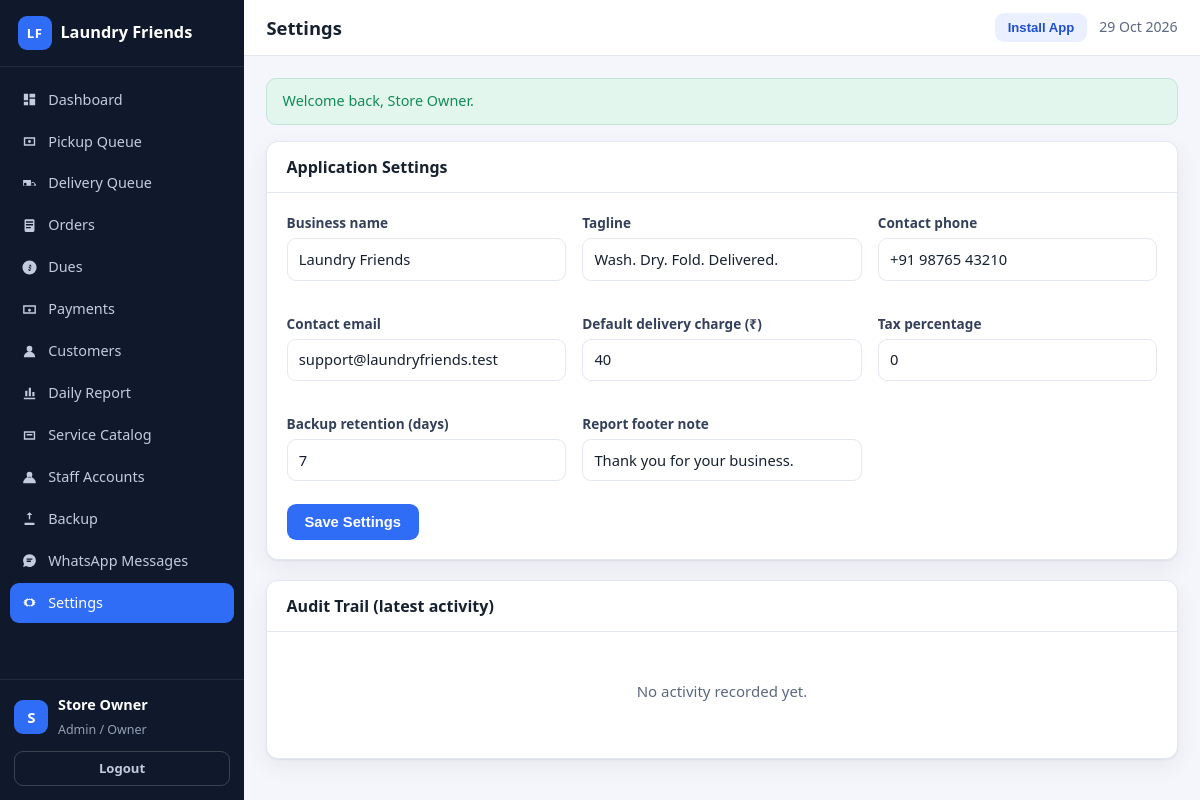
The app's page /admin/settings.php (signed in) with its own data.
### tables this page shows
CREATE TABLE IF NOT EXISTS users (
  id INT UNSIGNED AUTO_INCREMENT PRIMARY KEY,
  role ENUM('super_admin','admin','staff','customer') NOT NULL DEFAULT 'customer',
  name VARCHAR(100) NOT NULL,
  email VARCHAR(150) NULL,
  phone VARCHAR(20) NULL,
  phone_key VARCHAR(20) NULL,
  password_hash VARCHAR(255) NOT NULL,
  is_active TINYINT(1) NOT NULL DEFAULT 1,
  must_change_password TINYINT(1) NOT NULL DEFAULT 0,
  last_login_at DATETIME NULL,
  created_by INT UNSIGNED NULL,
  created_at DATETIME NOT NULL DEFAULT CURRENT_TIMESTAMP,
  updated_at DATETIME NOT NULL DEFAULT CURRENT_TIMESTAMP ON UPDATE CURRENT_TIMESTAMP,
  UNIQUE KEY uq_users_email (email),
  UNIQUE KEY uq_users_phone_key (phone_key),
  KEY idx_users_role (role),
  KEY idx_users_active (is_active)
);

### config/helpers.php (called while the page is built, shortened)
<?php
function e(?string $value): string
{
    return htmlspecialchars((string) $value, ENT_QUOTES | ENT_SUBSTITUTE, 'UTF-8');
}
function url(string $path = ''): string
{
    return BASE_URL . '/' . ltrim($path, '/');
}
function asset(string $path): string
{
    $suffix = '';
    if (strpos($path, '?') === false && preg_match('/\.(js|css)$/', $path) === 1) {
        $suffix = '?v=' . APP_ASSET_VERSION;
    }
    return url($path) . $suffix;
}
function take_flashes(): array
{
    $flashes = $_SESSION['_flash'] ?? [];
    return $flashes;
}
function role_label(string $role): string
{
    $map = [
        'super_admin' => 'Super Admin',
        'admin' => 'Admin / Owner',
        'staff' => 'Staff',
        'pickup' => 'Staff',
        'delivery' => 'Staff',
        'customer' => 'Customer',
    ];
    return $map[$role] ?? ucfirst($role);
}

### config/auth.php (called while the page is built, shortened)
<?php
function current_user(): ?array
{
    static $user = null;
    static $loaded = false;
    if ($loaded) {
        return $user;
    }
    $loaded = true;
    $user = db_row('SELECT * FROM users WHERE id = ? AND is_active = 1', [(int) $_SESSION['user_id']]);
    return $user;
}
function require_login(bool $allowPasswordChange = false): array
{
    $user = current_user();
    return $user;
}
function require_roles(array $roles): array
{
    $user = require_login();
    return $user;
}
function require_admin(): array
{
    return require_roles(['super_admin', 'admin']);
}

### config/db.php (called while the page is built, shortened)
<?php
function db(): PDO
{
    static $pdo = null;
    if ($pdo instanceof PDO) {
        return $pdo;
    }
    $dsn = 'mysql:host=' . DB_HOST . ';port=' . DB_PORT . ';dbname=' . DB_NAME . ';charset=utf8mb4';
    try {
        $pdo = new PDO($dsn, DB_USER, DB_PASS, [
            PDO::ATTR_ERRMODE => PDO::ERRMODE_EXCEPTION,
            PDO::ATTR_DEFAULT_FETCH_MODE => PDO::FETCH_ASSOC,
            PDO::ATTR_EMULATE_PREPARES => false,
        ]);
        $pdo->exec("SET time_zone = '" . DB_TIMEZONE . "'");
    } catch (PDOException $e) {
        app_log_throwable($e);
        throw new RuntimeException('Database connection failed. Please try again in a moment.', 0, $e);
    }
    return $pdo;
}
function db_row(string $sql, array $params = []): ?array
{
    $stmt = db()->prepare($sql);
    $stmt->execute($params);
    $row = $stmt->fetch();
    return $row === false ? null : $row;
}

### includes/layout.php (the view, shortened to what this page needs)
<?php
function layout_nav_items(): array
{
    $user = current_user();
    switch ($user['role']) {
        case 'super_admin':
        case 'admin':
            return [
                ['label' => 'Dashboard', 'href' => 'admin/index.php', 'icon' => 'M4 13h6V4H4v9zm0 7h6v-5H4v5zm8 0h8v-9h-8v9zm0-16v5h8V4h-8z'],
                ['label' => 'Pickup Queue', 'href' => 'admin/pickup-queue.php', 'icon' => 'M4 6h16v12H4V6zm2 2v8h12V8H6zm6 6a2 2 0 110-4 2 2 0 010 4z'],
                ['label' => 'Delivery Queue', 'href' => 'admin/delivery-queue.php', 'icon' => 'M3 7h11v8H3V7zm12 3h3l3 3v2h-6v-5zm-9 5a2 2 0 100-4 2 2 0 000 4zm11 0a2 2 0 100-4 2 2 0 000 4z'],
                ['label' => 'Orders', 'href' => 'admin/orders.php', 'icon' => 'M7 3h10a2 2 0 012 2v14a2 2 0 01-2 2H7a2 2 0 01-2-2V5a2 2 0 012-2zm0 3v2h10V6H7zm0 4v2h10v-2H7zm0 4v2h7v-2H7z'],
                ['label' => 'Dues', 'href' => 'admin/dues.php', 'icon' => 'M12 2a10 10 0 100 20 10 10 0 000-20zm1 15h-2v-1.2c-.6-.2-1.1-.6-1.2-1.3h2c.1.3.3.5.7.5.5 0 .8-.3.8-.8 0-.5-.3-.7-.9-1-.8-.3-1.6-.7-1.6-1.7 0-.7.5-1.2 1.1-1.4V8h2v1.1c.7.2 1.1.7 1.2 1.4h-2c-.1-.3-.3-.5-.6-.5-.4 0-.7.3-.7.7 0 .4.3.6.9.8.8.3 1.7.7 1.7 1.8 0 .8-.5 1.3-1.2 1.5V17z'],
                ['label' => 'Payments', 'href' => 'admin/payments.php', 'icon' => 'M3 6h18v12H3V6zm2 2v8h14V8H5zm7 3a2 2 0 110 4 2 2 0 010-4z'],
                ['label' => 'Customers', 'href' => 'admin/customers.php', 'icon' => 'M12 12a4 4 0 100-8 4 4 0 000 8zm-8 8a8 8 0 1116 0H4z'],
                ['label' => 'Daily Report', 'href' => 'admin/reports/daily.php', 'icon' => 'M4 20h16v-2H4v2zM6 16h3V8H6v8zm5 0h3V4h-3v12zm5 0h3v-6h-3v6z'],
                ['label' => 'Service Catalog', 'href' => 'admin/catalog.php', 'icon' => 'M4 6h16v12H4V6zm2 2v8h12V8H6zm2 2h8v2H8v-2z'],
                ['label' => 'Staff Accounts', 'href' => 'admin/staff.php', 'icon' => 'M12 12a4 4 0 100-8 4 4 0 000 8zm-9 8a9 9 0 1118 0H3z'],
                ['label' => 'Backup', 'href' => 'admin/backup.php', 'icon' => 'M12 3l4 4h-3v6h-2V7H8l4-4zm-7 15h14v3H5v-3z'],
                ['label' => 'WhatsApp Messages', 'href' => 'admin/whatsapp-templates.php', 'icon' => 'M12 3a9 9 0 00-7.7 13.6L3 21l4.5-1.2A9 9 0 1012 3zm-4 6h8v2H8V9zm0 3h6v2H8v-2z'],
                ['label' => 'Settings', 'href' => 'admin/settings.php', 'icon' => 'M12 8a4 4 0 100 8 4 4 0 000-8zm9 4l-2 1.2.3 2.3-2.3.3L15.5 18l-1.9-1.4L12 17.6l-1.6-1L8.5 18l-1.5-2.2-2.3-.3.3-2.3L3 12l2-1.2-.3-2.3L7 8.2 8.5 6l1.9 1.4L12 6.4l1.6 1L15.5 6l1.5 2.2 2.3.3-.3 2.3L21 12z'],
            ];
    }
    return [];
}
function layout_is_active(string $href): bool
{
    $self = basename($_SERVER['SCRIPT_NAME'] ?? '');
    $target = basename($href);
    if ($self === $target) {
        return true;
    }
    $selfDir = basename(dirname($_SERVER['SCRIPT_NAME'] ?? ''));
    $targetDir = basename(dirname($href));
    return $self === $target && $selfDir === $targetDir;
}
function layout_start(string $title, string $layout = 'app'): void
{
    $user = current_user();
    $flashes = take_flashes();
    ?><!DOCTYPE html>
<html lang="en">
<head>
<link rel="stylesheet" href="<?= e(asset('assets/css/app.css')) ?>">
</head>
<body class="layout-<?= e($layout) ?>">
<?php if ($layout === 'public'): ?>
<header class="public-header">
    <div class="container nav-row">
        <a class="brand" href="<?= e(url('index.php')) ?>">
            <span class="brand-mark">LF</span>
            <span><?= e(APP_NAME) ?></span>
        </a>
        <nav class="public-nav">
            <a href="<?= e(url('index.php')) ?>#services">Services</a>
            <a href="<?= e(url('index.php')) ?>#how">How it works</a>
            <a href="<?= e(url('index.php')) ?>#contact">Contact</a>
            <button class="btn btn-soft btn-sm install-btn" type="button" data-install-app>Install App</button>
            <?php if ($user !== null): ?>
                <a class="btn btn-primary btn-sm" href="<?= e(url(home_for_role($user['role']))) ?>">Go to Dashboard</a>
                <a class="btn btn-ghost btn-sm" href="<?= e(url('logout.php')) ?>">Logout</a>
            <?php else: ?>
                <a class="btn btn-ghost btn-sm" href="<?= e(url('login.php')) ?>">Login</a>
                <a class="btn btn-primary btn-sm" href="<?= e(url('customer/schedule-pickup.php')) ?>">Schedule Pickup</a>
            <?php endif; ?>
        </nav>
    </div>
</header>
<?php elseif ($layout === 'app'): ?>
<div class="app-shell">
    <aside class="sidebar" id="sidebar">
        <div class="sidebar-brand">
            <a class="brand" href="<?= e(url('index.php')) ?>">
                <span class="brand-mark">LF</span>
                <span><?= e(APP_NAME) ?></span>
            </a>
        </div>
        <nav class="sidebar-nav">
            <?php foreach (layout_nav_items() as $item): ?>
                <a class="nav-link<?= layout_is_active($item['href']) ? ' active' : '' ?>" href="<?= e(url($item['href'])) ?>">
                    <svg viewBox="0 0 24 24" aria-hidden="true"><path d="<?= e($item['icon']) ?>"/></svg>
                    <span><?= e($item['label']) ?></span>
                </a>
            <?php endforeach; ?>
        </nav>
        <div class="sidebar-footer">
            <div class="user-chip">
                <div class="avatar"><?= e(strtoupper(mb_substr($user['name'] ?? 'U', 0, 1))) ?></div>
                <div>
                    <strong><?= e($user['name'] ?? 'Guest') ?></strong>
                    <small><?= e(role_label($user['role'] ?? '')) ?></small>
                </div>
            </div>
            <a class="btn btn-ghost btn-sm btn-block" href="<?= e(url('logout.php')) ?>">Logout</a>
        </div>
    </aside>
    <div class="app-main">
        <header class="app-topbar">
            <h1 class="page-title"><?= e($title) ?></h1>
            <div class="topbar-right">
                <button class="btn btn-sm btn-soft install-btn" type="button" data-install-app>Install App</button>
                <span class="today-label"><?= e(date('d M Y')) ?></span>
            </div>
        </header>
        <main class="app-content">
<?php endif; ?>
<?php foreach ($flashes as $flash): ?>
    <div class="alert alert-<?= e($flash['type']) ?>"><?= e($flash['message']) ?></div>
<?php endforeach; ?>
<?php
}
function layout_end(): void
{
    $layout = $GLOBALS['__layout'] ?? 'app';
    ?>
<?php if ($layout === 'app'): ?>
        </main>
    </div>
</div>
<?php elseif ($layout === 'customer'): ?>
</main>
<?php layout_bottom_nav(); ?>
<?php endif; ?>
</body>
</html>
<?php
}
function layout_bottom_nav(): void
{
    $user = current_user();
    if ($user === null || !in_array($user['role'], array_merge(staff_roles(), ['customer']), true)) {
        return;
    }
    ?>
    <?php
}

### assets/css/app.css (style rules this page uses)
:root { --brand: #2f6df6; --brand-dark: #1e4fd0; --brand-soft: #eaf0ff; --ink: #16202f; --ink-soft: #5b6880; --line: #e3e8f0; --bg: #f4f6fb; --card: #ffffff; --green: #128a5b; --green-soft: #e3f6ee; --amber: #b7791f; --amber-soft: #fdf3e0; --red: #d64545; --red-soft: #fdeaea; --purple: #6b46c1; --purple-soft: #f0eaff; --radius: 12px; --shadow: 0 1px 2px rgba(16, 24, 40, .06), 0 8px 24px rgba(16, 24, 40, .06); }
* { box-sizing: border-box; }
html, body { margin: 0; padding: 0; }
body { font-family: "Segoe UI", Roboto, "Helvetica Neue", Arial, sans-serif; color: var(--ink); background: var(--bg); font-size: 15px; line-height: 1.55; -webkit-font-smoothing: antialiased; }
a { color: var(--brand); text-decoration: none; }
h1, h2, h3, h4 { margin: 0 0 .5rem; line-height: 1.25; }
small { color: var(--ink-soft); }
.btn { display: inline-flex; align-items: center; justify-content: center; gap: .4rem; padding: .58rem 1.05rem; border-radius: 9px; border: 1px solid transparent; background: var(--brand); color: #fff; font-size: .92rem; font-weight: 600; cursor: pointer; transition: .15s ease; text-decoration: none; white-space: nowrap; }
.btn-sm { padding: .38rem .75rem; font-size: .82rem; }
.btn-block { width: 100%; }
.btn-ghost { background: transparent; color: var(--ink); border-color: var(--line); }
.btn-soft { background: var(--brand-soft); color: var(--brand-dark); }
.brand { display: inline-flex; align-items: center; gap: .55rem; font-weight: 700; color: var(--ink); font-size: 1.02rem; }
.brand-mark { width: 34px; height: 34px; border-radius: 9px; background: var(--brand); color: #fff; display: grid; place-items: center; font-size: .82rem; letter-spacing: .5px; }
.app-shell { display: flex; min-height: 100vh; }
.sidebar { width: 244px; flex: 0 0 244px; background: #10192b; color: #c3ccdd; display: flex; flex-direction: column; position: sticky; top: 0; height: 100vh; }
.sidebar-brand { padding: 1rem 1.1rem; border-bottom: 1px solid rgba(255,255,255,.08); }
.sidebar .brand { color: #fff; }
.sidebar-nav { padding: .8rem .6rem; flex: 1; overflow-y: auto; }
.nav-link { display: flex; align-items: center; gap: .65rem; padding: .55rem .7rem; border-radius: 9px; color: #c3ccdd; font-size: .9rem; margin-bottom: 2px; }
.nav-link.active { background: var(--brand); color: #fff; }
.nav-link svg { width: 17px; height: 17px; fill: currentColor; flex: 0 0 17px; }
.sidebar-footer { padding: .9rem; border-top: 1px solid rgba(255,255,255,.08); }
.sidebar-footer .btn-ghost { color: #c3ccdd; border-color: rgba(255,255,255,.18); }
.user-chip { display: flex; align-items: center; gap: .6rem; margin-bottom: .7rem; }
.user-chip strong { display: block; color: #fff; font-size: .9rem; }
.user-chip small { color: #93a0b8; font-size: .78rem; }
.avatar { width: 34px; height: 34px; border-radius: 9px; background: var(--brand); color: #fff; display: grid; place-items: center; font-weight: 700; }
.app-main { flex: 1; min-width: 0; display: flex; flex-direction: column; }
.app-topbar { background: #fff; border-bottom: 1px solid var(--line); padding: .8rem 1.4rem; display: flex; align-items: center; gap: 1rem; position: sticky; top: 0; z-index: 20; }
.page-title { font-size: 1.15rem; margin: 0; font-weight: 700; }
.topbar-right { margin-left: auto; }
.today-label { color: var(--ink-soft); font-size: .88rem; }
.app-content { padding: 1.4rem; flex: 1; }
.alert { padding: .7rem .95rem; border-radius: 10px; margin-bottom: 1rem; font-size: .9rem; border: 1px solid transparent; }
.alert-success { background: var(--green-soft); color: var(--green); border-color: #bfe6d5; }
.install-btn { margin-right: .5rem; }

### records on screen
users: name "S", name "Store Owner", role "Admin / Owner"

### other values on screen
APP_NAME "Laundry Friends"
$item['label'] "Dashboard"
$item['label'] "Pickup Queue"
$item['label'] "Delivery Queue"
$item['label'] "Orders"
$item['label'] "Dues"
$item['label'] "Payments"
$item['label'] "Customers"
$item['label'] "Daily Report"
$item['label'] "Service Catalog"
$item['label'] "Staff Accounts"
$item['label'] "Backup"
$item['label'] "WhatsApp Messages"
$item['label'] "Settings"
$title "Settings"
